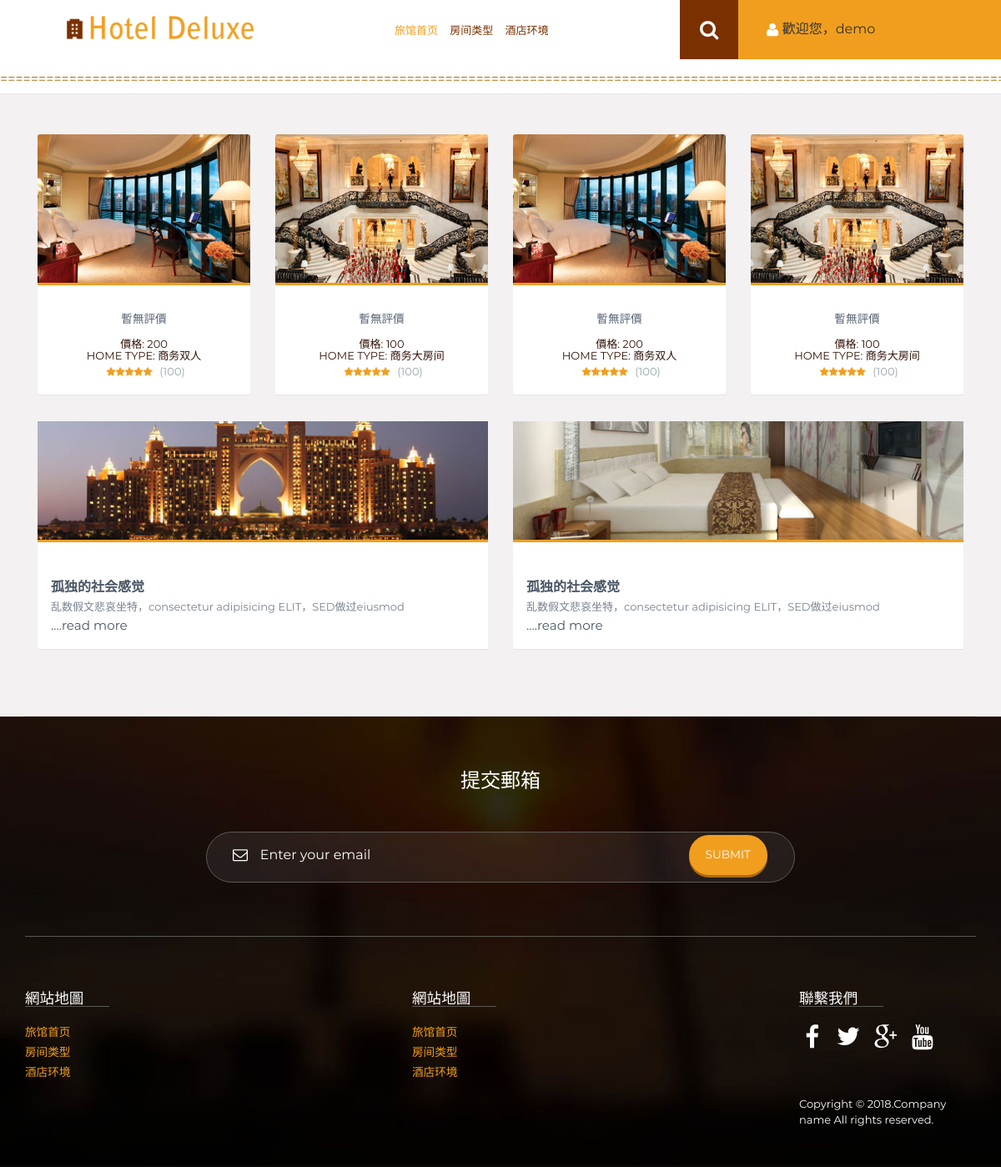
The page / (signed in) on the database its author committed.
### app/models.py (models this page shows, shortened)
class User(models.Model):
    username = models.CharField(max_length=30, unique=True, null=False)
    age = models.IntegerField(null=True)
    password = models.CharField(max_length=64)
    email = models.EmailField()
    permission = models.IntegerField(default=3)

class Room(models.Model):
    room_number = models.CharField(max_length=10, unique=True, null=False,verbose_name='房屋編號')
    price = models.IntegerField(verbose_name='價格')
    img = models.ImageField(upload_to='./static/upload/', default='img/l2.jpg',verbose_name='圖片')
    category = models.CharField(max_length=10,verbose_name='房屋類別')
    available = models.BooleanField(default=1,verbose_name='是否可用')
    status = models.IntegerField(default=1,verbose_name='是否租出')
    user = models.CharField(max_length=30, null=True,verbose_name='預定/出租用戶')
    evaluation = models.CharField(max_length=100, default='暫無評價',verbose_name='評價')
    number = models.IntegerField(default=0,verbose_name='預定次數')
    fraction = models.CharField(max_length=10, default='star2.png',verbose_name='評價分數')

class Latest_post(models.Model):
    title = models.CharField(max_length=50)
    time = models.DateTimeField(auto_now=True)
    author = models.CharField(max_length=20)
    content = models.CharField(max_length=500)
    img = models.ImageField(upload_to='./static/upload/')
    views = models.IntegerField(default=1)

### app/views.py (the view)
# urls.py: path('', index, name='index'),
def index(request):
    user = islogin(request)
    rooms = Room.objects.all().order_by('number')[:4]
    posts = Latest_post.objects.all().order_by('time')[:2]
    return render(request, 'index.html', {'user': user, 'list': rooms, 'l_post': posts, 'index': True})

### app/unit.py (called while the page is built)
def islogin(request):
    try:
        user = User.objects.get(username=request.session['username'])
    except:
        user = None
    return user

### templates/index.html (shortened to what this page needs)
{% extends 'base.html' %}
{% load static %}
{% block container %}
    <div class="container">
        <div class="content_middle_box">
            <div class="top_grid">
                {% for i in list %}
                    {% if i.available %}
                        <div class="col-md-3 index-grids">
                            <div class="grid1">
                                <div class="view view-first">
                                    <div class="index_img"><img src="{{ i.img }}" class="img-responsive"
                                                                alt=""/></div>
                                </div>
                                <div class="inner_wrap">
                                    <h3>{{ i.evaluation }}</h3>
                                    <ul class="star1">
                                        <h4 class="green">價格: {{ i.price }}</h4>
                                        <h4 class="green">Home type: {{ i.category }}</h4>
                                        <li><a href="#"> <img src="{% static 'img/' %}{{ i.fraction }}"
                                                              alt="">({{ i.number }})</a></li>
                                    </ul>
                                </div>
                            </div>
                        </div>
                    {% endif %}
                {% endfor %}
                <div class="clearfix"></div>
            </div>
            <div class="middle_grid wow fadeInUp" data-wow-delay="0.4s">
                {% for i in l_post %}
                    <div class="col-md-6 index-grids">
                        <div class="grid1">
                            <div class="index_img1"><img src="/{{ i.img }}" class="img-responsive" alt=""/></div>
                            <div class="inner_wrap1">
                                <ul class="item_module">
                                    <li class="module_right">
                                        <h5>{{ i.title|truncatechars:'10' }}</h5>
                                        <p>{{ i.content|truncatechars:'50' }}</p>
                                        <a href="/article/?id={{ i.id }}" class="content_btn">....read more</a>
                                    </li>
                                </ul>
                            </div>
                        </div>
                    </div>
                {% endfor %}
                <div class="clearfix"></div>
            </div>
        </div>
    </div>
{% endblock %}

### templates/base.html (shortened to what this page needs)
{% load static %}
<!DOCTYPE HTML>
<html>
<head>
    <link href="{% static 'css/bootstrap.css' %}" rel='stylesheet' type='text/css'/>
    <link href="{% static 'css/style.css' %}" rel='stylesheet' type='text/css'/>
    <link href='{% static 'css/fonts.css' %}' rel='stylesheet' type='text/css'>
    <link href="{% static 'css/animate.css' %}" rel='stylesheet' type='text/css'/>
</head>
<body>
{% block body %}
    {% block header %}
        <div class="header">
            <div class="col-sm-8 header-left">
                <div class="logo">
                    <a href="/index/"><img src="{% static 'img/logo.png' %}" alt=""/></a>
                </div>
                <div class="menu">
                    <ul class="nav" id="nav">
                        <li {% if index %}class="active"{% endif %}><a href="/">旅馆首页</a></li>
                        <li {% if wow %}class="active"{% endif %}><a href="/rooms/">房间类型</a></li>
                        <li {% if gallery %}class="active"{% endif %}><a href="/gallery/">酒店环境</a></li>
                    </ul>
                </div>
                <div class="search-box">
                    <div id="sb-search" class="sb-search">
                        <form>
                            <span class="sb-icon-search"> </span>
                        </form>
                    </div>
                </div>
                <div class="clearfix"></div>
            </div>
            <div class="col-sm-4 header_right">
                <div id="loginContainer">
                    {% if user %}
                        <img src="{% static 'img/login.png' %}"><span>歡迎您，{{ user.username }}</span>
                    {% else %}
                        <a href="#" id="loginButton"><img src="{% static 'img/login.png' %}"><span>用户登录</span></a>
                    {% endif %}
                </div>
            </div>
            <div class="clearfix"></div>
        </div>
        <div class="content_top">
            <p style="color: #AD6C09">
                ===================================================================================================================================</p>
        </div>
    {% endblock %}
    <div class="content_middle">
        {% block container %}
        {% endblock %}
        {% block footer %}
            <div class="footer">
                <div class="container">
                    <div class="footer_top">
                        <h3>提交郵箱</h3>
                        <form action="/email/?post=email" method="post">
                        <span>
                            <i><img src="{% static 'img/mail.png' %}" alt=""></i>
                            <input name="email" type="text" value="Enter your email" onFocus="this.value = '';"
                                   onBlur="if (this.value == '') {this.value = 'Enter your email';}">
                            <label class="btn1 btn2 btn-2 btn-2g"> <input name="submit" type="submit" id="submit"
                                                                          value="submit"> </label>
                        </span>
                        </form>
                    </div>
                    <div class="footer_grids">
                        <div class="footer-grid">
                            <h4>網站地圖</h4>
                            <ul class="list1">
                                <li><a href="/">旅馆首页</a></li>
                                <li><a href="/rooms/">房间类型</a></li>
                                <li><a href="/gallery/">酒店环境</a></li>
                            </ul>
                        </div>
                        <div class="footer-grid">
                            <h4>網站地圖</h4>
                            <ul class="list1">
                                <li><a href="/">旅馆首页</a></li>
                                <li><a href="/rooms/">房间类型</a></li>
                                <li><a href="/gallery/">酒店环境</a></li>
                            </ul>
                        </div>
                        <div class="footer-grid last_grid">
                            <h4>聯繫我們</h4>
                            <ul class="footer_social wow fadeInLeft" data-wow-delay="0.4s">
                                <li><a href=""> <i class="fb"> </i> </a></li>
                                <li><a href=""><i class="tw"> </i> </a></li>
                                <li><a href=""><i class="google"> </i> </a></li>
                                <li><a href=""><i class="u_tube"> </i> </a></li>
                            </ul>
                            <div class="copy wow fadeInRight" data-wow-delay="0.4s">
                                <p>Copyright &copy; 2018.Company name All rights reserved.
                                </p>
                            </div>
                        </div>
                        <div class="clearfix"></div>
                    </div>
                </div>
            </div>
        {% endblock %}
    </div>
{% endblock %}
</body>
</html>

### rows shown on the page
User: username "demo"
Room: img (picture), evaluation "暫無評價", price "200", category "商务双人", fraction (picture), number "100"
Room: img (picture), evaluation "暫無評價", price "100", category "商务大房间", fraction (picture), number "100"
Room: img (picture), evaluation "暫無評價", price "200", category "商务双人", fraction (picture), number "100"
Room: img (picture), evaluation "暫無評價", price "100", category "商务大房间", fraction (picture), number "100"
Latest_post: img (picture), title "孤独的社会感觉", content "乱数假文悲哀坐特，consectetur adipisicing ELIT，SED做过eiusmod"
Latest_post: img (picture), title "孤独的社会感觉", content "乱数假文悲哀坐特，consectetur adipisicing ELIT，SED做过eiusmod"
